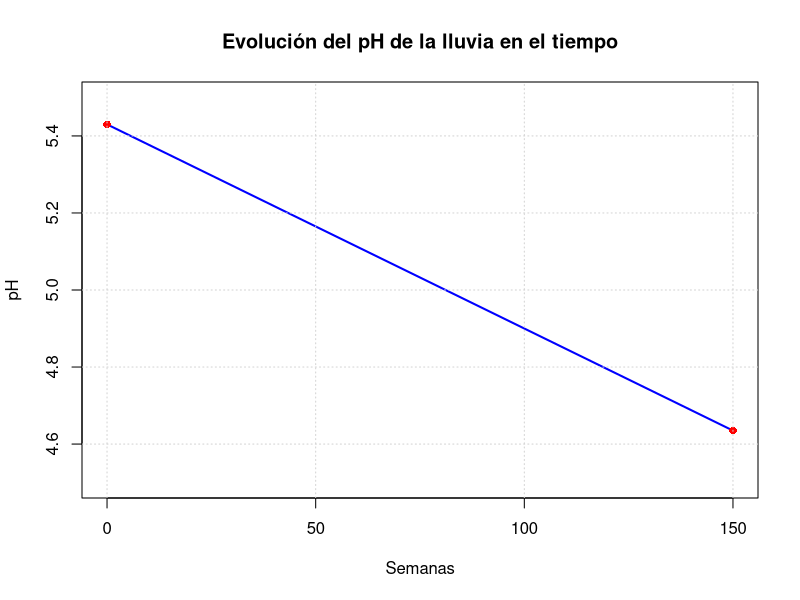
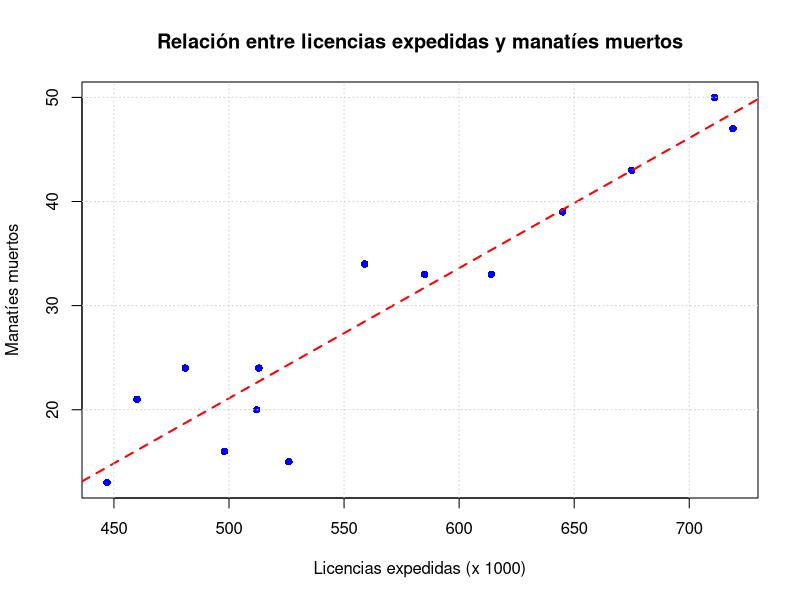
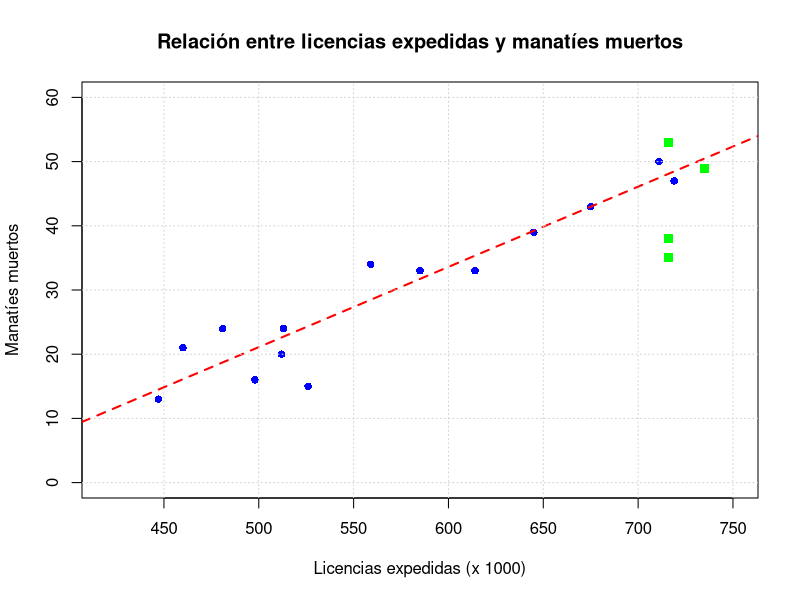

These figures' R source, in order: (Note: this script raises an error after producing the figures.)
# EJERCICIOS "Estadistica básica aplicada" de David S. Moore (2005)

# Capítulo II "Relaciones entre variables"

# SECCIÓN 2.4 "Regresión mínimo cuadrática"

# **************************************************
# PREGUNTA 2.30 - Recta de regresión del consumo de gas
# **************************************************

# El ejemplo 2.9 da la ecuación de la recta de regresión del consumo de gas y
# con relación a los grados-día x de los datos de la tabla 2.2 como:
# ŷ = 3,0949 + 0,94966x

# (a) Utiliza la función de regresión de la calculadora para hallar la ecuación de
# la recta de regresión mínimo-cuadrática.

getwd()

setwd("C://Users//brook//OneDrive//Escritorio//Portafolio//Ejercicios_Estadistica_aplicada_b-sica_David_Moore//Archivos")

ejercicio_2_30 <- read.csv("ejercicio_2_30_grados.csv")

str(ejercicio_2_30)

head(ejercicio_2_30)

regresion <- lm(Gas.m3. ~ Grados.día,data = ejercicio_2_30)

summary(regresion)

"
Call:
lm(formula = Gas.m3. ~ Grados.día, data = ejercicio_2_30)

Residuals:
    Min      1Q  Median      3Q     Max 
-1.9743 -0.4785  0.2235  0.3858  1.8707 

Coefficients:
            Estimate Std. Error t value Pr(>|t|)    
(Intercept)  3.09485    0.39062   7.923 1.53e-06 ***
Grados.día   0.94996    0.02498  38.035 1.56e-15 ***
---
Signif. codes:  0 ‘***’ 0.001 ‘**’ 0.01 ‘*’ 0.05 ‘.’ 0.1 ‘ ’ 1

Residual standard error: 0.9539 on 14 degrees of freedom
Multiple R-squared:  0.9904,	Adjusted R-squared:  0.9897 
F-statistic:  1447 on 1 and 14 DF,  p-value: 1.563e-15
"
# (b) Utiliza tu calculadora para hallar la media y la desviación típica de x e y,
# y su correlación r. Halla la pendiente b y la ordenada en el origen a de la recta de
# regresión a partir de esos valores, utilizando las ecuaciones del recuadro Ecuación
# de la recta de regresión mínimo-cuadrática. Comprueba que en (a) y en (b) obtienes la
# ecuación del ejemplo 2.9. (Los resultados pueden ser algo distintos debido a los
# errores de redondeo.)

media_gas <- mean(ejercicio_2_30$Gas.m3.)
media_grados <- mean(ejercicio_2_30$Grados.día)

desv_gas <- sd(ejercicio_2_30$Gas.m3.)
desv_grados <- sd(ejercicio_2_30$Grados.día)

z_gas <- (ejercicio_2_30$Gas.m3. - media_gas) / desv_gas
z_grados <- (ejercicio_2_30$Grados.día - media_grados) / desv_grados

n_muestras <- nrow(ejercicio_2_30)

r <- (1 / (n_muestras - 1)) * sum(z_gas * z_grados)

b <- r * (desv_gas / desv_grados)

a <- media_gas - (b * media_grados)

resultados <- data.frame(
  Variable = c("Gas(m3)","Grados - día"),
  Media = c(media_gas,media_grados),
  Desviacion = c(desv_gas,desv_grados)
)  

resultados_mininmo_cuadratica = data.frame(
  Medida = c("Correlación (r)", "Pendiente (b)","Intercepto (a)"),
  Valores = c(r,b,a)
)

print(resultados)
print(resultados_mininmo_cuadratica)

"
      Variable   Media Desviacion
1      Gas(m3) 14.8625   9.412748
2 Grados - día 12.3875   9.860958

==========================================

           Medida   Valores
1 Correlación (r) 0.9951961
2   Pendiente (b) 0.9499615
3  Intercepto (a) 3.0948517
"
# **************************************************
# PREGUNTA 2.31 - Lluvia ácida
# **************************************************

# Unos investigadores determinaron, durante 150 semanas consecutivas, la acidez 
# de la lluvia en una zona rural de Colorado, EE UU. La acidez se determina 
# mediante el pH. Valores de pH bajos indican una acidez alta. Los investigadores 
# observaron una relación lineal entre el pH y el paso del tiempo e indicaron 
# que la recta de regresión mínimo-cuadrática es:
# pH = 5,43 − (0,0053 × semanas)

# (a) Dibuja esta recta. ¿La asociación es positiva o negativa? Explica de una
# manera sencilla el significado de esta asociación.

intercepto <- 5.43
pendiente <-  -0.0053
semanas <- 0:150 

pH <- intercepto + pendiente * semanas

plot(semanas, 
     pH,
     main = "Evolución del pH de la lluvia en el tiempo",
     xlab = "Semanas",
     ylab = "pH",
     type = "l", 
     lwd = 2, 
     col = "blue",
     ylim = c(4.5, 5.5))
points(c(0, 150), c(5.43, 5.43 - 0.0053*150), pch = 16, col = "red")
grid()

"La asociación es negativa, lo que sugiere que conforme pasan las semanas el nivel de ph 
disminuye, es decir que aumenta la acidez"

# (b) De acuerdo con la recta de regresión, ¿cuál era el pH al comienzo del
# estudio (semana = 1)? ¿Y al final (semana = 150)?

semana_1 <- intercepto - pendiente * 1
semana_150 <- intercepto - pendiente * 150

comparativa_ph_semana <- data.frame(
  Semana = c("Semana 1","Semana 150"),
  pH =c(semana_1,semana_150)
)

print(comparativa_ph_semana)

"
  Semana      pH
  Semana 1    5.4247
  Semana 150  4.6350
"

# (c) ¿Cuál es la pendiente de la recta de regresión? Explica claramente qué indica 
# la pendiente respecto del cambio del pH del agua de lluvia en esta zona rural.

"
b = -0.0053

el pH disminuye 0,0053 unidades por semana (como media)."

# **************************************************
# PREGUNTA 2.32 - Manatís en peligro
# **************************************************

# El ejercicio 2.4 proporciona datos sobre el número de lanchas registradas en 
# Florida y el número de manatís muertos por las lanchas motoras entre 1977 y 1990. 
# La recta de regresión para predecir los manatís muertos a partir del número de 
# lanchas motoras registradas es:
# muertos = −41,4 + (0,125 × lanchas)

# (a) Dibuja un diagrama de dispersión y añádele la recta de regresión. Predice
# el número de manatís que matarán las lanchas en un año en que se registraron
# 716.000 lanchas.

ejercicio_2_32 <- read.csv("ejercicio_2_04_manaties.csv")

head(ejercicio_2_32)

str(ejercicio_2_32)

intercepto <- -41.4
pendiente <- 0.125
lanchas <- 716

mortandad_manaties <- intercepto + pendiente * lanchas

print(mortandad_manaties)

plot(ejercicio_2_32$Licencias_miles,
     ejercicio_2_32$Manatis_muertos,
     main = "Relación entre licencias expedidas y manatíes muertos",
     xlab = "Licencias expedidas (x 1000)",
     ylab = "Manatíes muertos",
     col = "blue",
     pch = 16)
abline(intercepto,
       pendiente,
       col = "red",
       lwd = 2,
       lty = "dashed")
grid()

"En un año en que se autoricen 716000 licencias, puede haber una mortandad de 
48 manatíes muertos"

# (b) He aquí nuevos datos sobre los manatís muertos durante cuatro años más:

# Año    Licencias expedidas (1.000)   Manatís muertos
# 1991   716                          53
# 1992   716                          38
# 1993   716                          35
# 1994   735                          49

# Añade estos puntos al diagrama de dispersión. Durante estos cuatro años,
# Florida tomó fuertes medidas para proteger a los manatís. ¿Observas alguna evi
# dencia de que estas medidas tuvieron éxito?

nuevo_registro <- data.frame(
  Año = c(1991,1992,1993,1994),
  Licencias_miles = c(716,716,716,735),
  Manatis_muertos = c(53,38,35,49)
)

print(nuevo_registro)

plot(ejercicio_2_32$Licencias_miles,
     ejercicio_2_32$Manatis_muertos,
     main = "Relación entre licencias expedidas y manatíes muertos",
     xlab = "Licencias expedidas (x 1000)",
     ylab = "Manatíes muertos",
     col = "blue",
     pch = 16,
     xlim = c(420,750),
     ylim = c(0,60))
points(nuevo_registro$Licencias_miles,
       nuevo_registro$Manatis_muertos,
       col = "green",
       pch = 15,
       cex = 1.2)
abline(intercepto,
       pendiente,
       col = "red",
       lwd = 2,
       lty = "dashed")
grid()

"Han tenido un exito mesurado, pues aunque la cantidad de manatis muerto disminuyó, todavía
se puede apreciar que la cantidad de muertes es proporcional a la cantidad de licencias
expedidas."

# (c) En el apartado (a) predijiste el número de manatís muertos en un año
# con 716.000 lanchas registradas. En realidad, el número de lanchas registradas
# se mantuvo en 716.000 durante los siguientes tres años. Compara las medias de
# manatís muertos en estos años con tu predicción en (a). ¿Qué nivel de exactitud
# has alcanzado?

datos_completos <- rbind(ejercicio_2_32, nuevo_registro)

View(datos_completos)

licencias_716 <- datos_completos[datos_completos$Licencias_miles == 716, ]

print(licencias_716)

promedio__manatis_716 <- mean(licencias_716$Manatis_muertos)

print(promedio__manatis_716)

comparativa <- data.frame(
  Medida = c("promedio","predicción"),
  Valores = c(promedio__manatis_716,mortandad_manaties)
)

print(comparativa)

"
 Año  Licencias_miles Manatis_muertos
 1991             716              53
 1992             716              38
 1993             716              35

======================================

Medida     Valores
promedio        42
predicción      48

"

# **************************************************
# PREGUNTA 2.33 - El profesor Moore y la natación
# **************************************************

# He aquí los tiempos (en minutos) que tarda el profesor Moore en nadar 1.800 metros 
# y su ritmo cardíaco después de bracear (en pulsaciones por minuto) en 23 sesiones de natación.

# Minutos:   34,12 35,72 34,72 34,05 34,13 35,72 36,17 35,57 35,37 35,57 35,43 
#            36,05 34,85 34,70 34,75 33,93 34,60 34,00 34,35 35,62 35,68 35,28 35,97

# Pulsaciones: 152 124 140 152 146 128 136 144 148 144 136 124 148 144 140 156 
#              136 148 148 132 124 132 139

# (a) Un diagrama de dispersión muestra una relación lineal negativa relativa
# mente fuerte. Utiliza tu calculadora o un programa informático para comprobar
# que la recta de regresión mínimo-cuadrática es
# pulsaciones = 479,9 − (9,695 × minutos)

ejercicio_2_33 <- read.csv("ejercicio_2_33_natacion.csv")

str(ejericicio_2_33)

View(ejercicio_2_33)

intercepto = 479.9
pendiente = -9.695 

correlacion <- cor(ejercicio_2_33$Minutos,ejercicio_2_33$Pulsaciones)
regresion <- lm(Pulsaciones ~ Minutos, data = ejercicio_2_33)

summary(regresion)

resultados_programa <- data.frame(
  Medida = c("Correlacion", "Intercepto","Pendiente"),
  Valor_calculado = c(correlacion,coef(regresion)[1],coef(regresion)[2]),
  Valor_otorgado = c("No dado",intercepto,pendiente)
)

print(resultados_programa)

plot(ejercicio_2_33$Minutos, ejercicio_2_33$Pulsaciones,
     main = "Tiempo de natación vs Ritmo cardíaco",
     xlab = "Minutos (1800 metros)",
     ylab = "Pulsaciones por minuto",
     col = "blue", pch = 16)
abline(a = 479.9, b = -9.695, col = "red", lwd = 2)
abline(regresion, col = "green", lty = 2, lwd = 2)

"   
Medida       Valor_calculado  Valor_otorgado
Correlacion      -0.7459841          No dado
Intercepto      479.9341457            479.9
Pendiente        -9.6949034           -9.695
"

# (b) Al siguiente día el profesor tardó 34,30 minutos. Predice su ritmo cardíaco.
# En realidad su pulso fue 152. ¿Cómo de exacta es tu predicción?


dia_siguiente <- intercepto + (pendiente * 34.30)

valor_real <- 152
valor_predicho <- dia_siguiente

error_absoluto <- abs(valor_real - valor_predicho)
error_relativo <- (error_absoluto / valor_real) * 100
exactitud <- 100 - error_relativo

comparativa <- data.frame(
  Medidas = c("Valor real", "Valor predicho", "Error absoluto", "Error relativo", "Exactitud"),
  Valores = c(valor_real, 
              round(valor_predicho, 1),
              round(error_absoluto, 1),
              paste0(round(error_relativo, 1), "%"),
              paste0(round(exactitud, 1), "%"))
)

print(comparativa)

"
 Medidas        Valores
 Valor real     152.0
 Valor predicho 147.4
 Error absoluto   4.6
 Error relativo   3.1%
 Exactitud       96.9%
"

# (c) Supón que sólo conociéramos que las pulsaciones fueron 152. Ahora quieres 
# predecir el tiempo que el profesor estuvo nadando. Halla la recta de regresión
# mínimo-cuadrática apropiada para la ocasión. ¿Cuál es tu predicción? ¿Es muy
# exacta?

pulsaciones <- 152 

predecir <- (intercepto - pulsaciones) /abs(pendiente)

tiempo_real <- 34.30
error <- abs(tiempo_real - predecir)
error_porcentual <- (error / tiempo_real) * 100
exactitud <- 100 - error_porcentual

comparativa <- data.frame(
  Medidas = c("Tiempo real", "Tiempo predicho", "Error absoluto", "Exactitud"),
  Valores = c(paste0(round(tiempo_real, 2), " min"),
              paste0(round(predecir, 2), " min"),
              paste0(round(error, 2), " min"),
              paste0(round(exactitud, 1), "%"))
)

print(comparativa)

"
Medidas         Valores
Tiempo real     34.30 min
Tiempo predicho 33.82 min
Error absoluto   0.48 min
Exactitud       98.6%
"
# (d) Explica de forma clara, a alguien que no sepa estadística, por qué las dos
#     rectas de regresión son distintas.

"Las dos rectas de regresión son diferentes porque cada una está diseñada para hacer 
una predicción específica: una predice las pulsaciones cuando conoces el tiempo de natación, 
y la otra predice el tiempo de natación cuando conoces las pulsaciones. Como cada recta se ajusta 
para minimizar los errores en su propia predicción, terminan siendo líneas distintas, cada 
una optimizada para su propósito particular."

# **************************************************
# PREGUNTA 2.34 - Predicción del comportamiento de mercados de valores
# **************************************************

# Algunas personas creen que el comportamiento de un mercado de valores en enero 
# permite predecir el comportamiento del mercado durante el resto del año. 
# Toma como variable explicativa x el porcentaje de cambio en el índice del mercado 
# de valores en enero y como variable respuesta y la variación del índice a lo largo de todo el año.

# Cálculos a partir de datos del periodo 1960-1997 dan:
# x̄ = 1,75%    ȳ = 9,07%
# sx = 5,36%   sy = 15,35%
# r = 0,596

# (a) ¿Qué porcentaje de la variación observada en los cambios anuales del
# índice se explica a partir de la relación lineal con el cambio del índice en enero?

r2 <- 0.596 * 0.596

print(paste0(round(r2, 2)*100, "%"))

"El 36% de la variación observada en los cambios anuales del índice se explica por 
la relación lineal con el cambio en enero."

# (b) ¿Cuál es la ecuación de la recta mínimo-cuadrática para la predicción del
# cambio en todo el año a partir del cambio en enero?

b <- 0.596 * (15.35 / 5.36)

a <- 9.07 - (b * 1.75)

print(b)
print(a)

"
ŷ = 6.08305 + 1.706828 * x
"

# (c) En enero el cambio medio es x̄ = 1,75%. Utiliza tu recta de regresión para
# predecir el cambio del índice en un año para el cual en enero sube un 1,75%. ¿Por
# qué podías haber conocido este resultado (hasta donde te permite el error de re
# dondeo) sin necesidad de hacer ningún cálculo?

y_sombrero <- a + b * 1.75

print(y_sombrero)

"
ŷ = 9.07

Por que se supone que el comportamiento de Enero predice el comportamiento de todo el año, 
por lo tanto la regresión minimo cuadratica es el promedio de la variación del indice 
a lo largo de todo el año"

# **************************************************
# PREGUNTA 2.35 - Castores y larvas de coleóptero
# **************************************************

# Un estudio parece mostrar que los castores pueden ser beneficiosos para una 
# determinada especie de coleóptero. Los investigadores establecieron 23 parcelas 
# circulares, cada una de ellas de 4 metros de diámetro, en una zona en la que los 
# castores provocaban la caída de álamos al alimentarse de su corteza. En cada parcela, 
# los investigadores determinaron el número de tocones resultantes de los árboles 
# derribados por los castores y el número de larvas del coleóptero.

# Datos:
# Tocones: 2 2 1 3 3 4 3 1 2 5 1 3 2 1 2 2 1 1 4 1 2 1 4
# Larvas:  10 30 12 24 36 40 43 11 27 56 18 40 25 8 21 14 16 6 54 9 13 14 50

# (a) Haz un diagrama de dispersión que muestre cómo el número de toco
# nes debidos a los castores influye sobre el de larvas. ¿Qué muestra tu diagrama?
# (Los ecólogos creen que los brotes que surgen de los tocones resultan más apete
# cibles para las larvas ya que son más tiernos que los de los árboles mayores.)

resultados_parcelas <- data.frame(
  Tocones = c(2,2,1,3,3,4,3,1,2,5,1,3,2,1,2,2,1,1,4,1,2,1,4),
  Larvas = c(10,30,12,24,36,40,43,11,27,56,18,40,25,8,21,14,16,6,54,9,13,14,50)
)

print(resultados_parcelas)

plot(resultados_parcelas$Tocones,
     resultados_parcelas$Larvas,
     main = "Castores y larvas de coleóptero",
     xlab = "Tocones",
     ylab = "Larvas",
     col = "blue",
     pch = 15)
grid()

"El diagrama muestra una relación lineal positiva entre número de tocones y número de larvas, 
aunque con dispersión y con más observaciones en valores bajos de tocones (1-3), que es lo típico 
en distribuciones naturales.

Por lo tanto, el diagrama de dispersión apoya la hipótesis de los ecólogos, mostrando una clara 
tendencia creciente entre el número de tocones y la abundancia de larvas.
"

# (b) Halla la recta de regresión mínimo-cuadrática y dibújala en tu diagrama.

media_tocones <- mean(resultados_parcelas$Tocones)
media_larvas <- mean(resultados_parcelas$Larvas)

desv_tocones <- sd(resultados_parcelas$Tocones)
desv_larvas <- sd(resultados_parcelas$Larvas)

z_tocones <- (resultados_parcelas$Tocones - media_tocones) / desv_tocones
z_larvas <- (resultados_parcelas$Larvas - media_larvas) / desv_larvas

n_muestras <- nrow(resultados_parcelas)

r <- (1 / (n_muestras - 1)) * sum(z_tocones * z_larvas)

b <- r * (desv_larvas / desv_tocones)

a <- media_larvas - (b * media_tocones)

resultados <- data.frame(
  Variable = c("Tocones","Larvas"),
  Media = c(media_tocones,media_larvas),
  Desviacion = c(desv_tocones,desv_larvas)
)  

resultados_mininmo_cuadratica = data.frame(
  Medida = c("Correlación (r)", "Pendiente (b)","Intercepto (a)"),
  Valores = c(r,b,a)
)

print(resultados)
print(resultados_mininmo_cuadratica)

plot(resultados_parcelas$Tocones,
     resultados_parcelas$Larvas,
     main = "Castores y larvas de coleóptero",
     xlab = "Tocones",
     ylab = "Larvas",
     col = "blue",
     pch = 15)
abline(a = a, b = b, col = "red", lwd = 2)
grid()


"
Variable     Media  Desviacion
Tocones   2.217391    1.204406
Larvas   25.086957   15.637696

=================================

          Medida      Valores
 Correlación (r)   0.91604789
   Pendiente (b)  11.8937330
  Intercepto (a)  -1.2861035
"

# (c) ¿Qué porcentaje de la variación observada en el número de larvas se puede
# explicar por la dependencia lineal con el número de tocones?

r2 = r * r

print(paste0(round(r2, 2)*100, "%"))

" Hay un 84% de la variación observada en el número de larvas se explica por la 
relación lineal con el número de tocones."